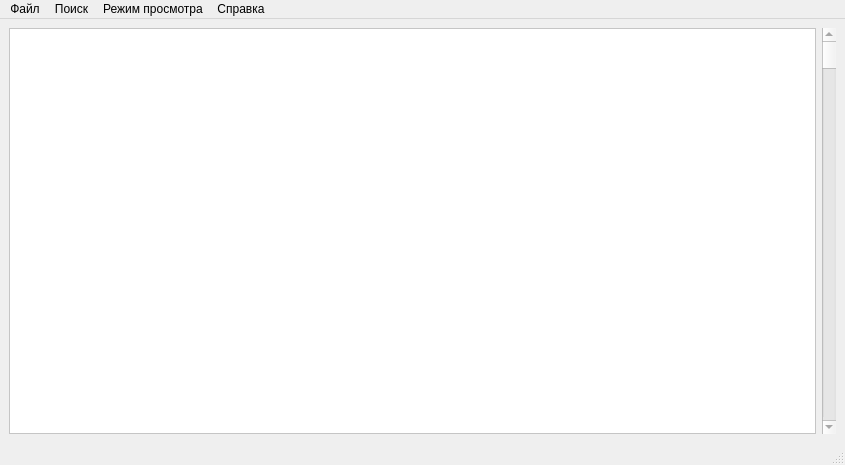
<?xml version="1.0" encoding="UTF-8"?>
<ui version="4.0">
 <class>MainWindow</class>
 <widget class="QMainWindow" name="MainWindow">
  <property name="geometry">
   <rect>
    <x>0</x>
    <y>0</y>
    <width>845</width>
    <height>465</height>
   </rect>
  </property>
  <property name="palette">
   <palette>
    <active>
     <colorrole role="WindowText">
      <brush brushstyle="SolidPattern">
       <color alpha="255">
        <red>170</red>
        <green>0</green>
        <blue>127</blue>
       </color>
      </brush>
     </colorrole>
    </active>
    <inactive>
     <colorrole role="WindowText">
      <brush brushstyle="SolidPattern">
       <color alpha="255">
        <red>0</red>
        <green>0</green>
        <blue>0</blue>
       </color>
      </brush>
     </colorrole>
    </inactive>
    <disabled>
     <colorrole role="WindowText">
      <brush brushstyle="SolidPattern">
       <color alpha="255">
        <red>120</red>
        <green>120</green>
        <blue>120</blue>
       </color>
      </brush>
     </colorrole>
    </disabled>
   </palette>
  </property>
  <property name="focusPolicy">
   <enum>Qt::WheelFocus</enum>
  </property>
  <property name="windowTitle">
   <string>Text Viewer</string>
  </property>
  <widget class="QWidget" name="centralwidget">
   <layout class="QGridLayout" name="gridLayout">
    <item row="0" column="0">
     <layout class="QVBoxLayout" name="verticalLayout_2">
      <item>
       <layout class="QHBoxLayout" name="horizontalLayout">
        <item>
         <widget class="QTextBrowser" name="textBrowser">
          <property name="enabled">
           <bool>true</bool>
          </property>
          <property name="sizePolicy">
           <sizepolicy hsizetype="Expanding" vsizetype="Expanding">
            <horstretch>0</horstretch>
            <verstretch>0</verstretch>
           </sizepolicy>
          </property>
          <property name="minimumSize">
           <size>
            <width>800</width>
            <height>400</height>
           </size>
          </property>
          <property name="baseSize">
           <size>
            <width>1000</width>
            <height>500</height>
           </size>
          </property>
          <property name="palette">
           <palette>
            <active>
             <colorrole role="WindowText">
              <brush brushstyle="SolidPattern">
               <color alpha="255">
                <red>0</red>
                <green>0</green>
                <blue>0</blue>
               </color>
              </brush>
             </colorrole>
             <colorrole role="Button">
              <brush brushstyle="SolidPattern">
               <color alpha="255">
                <red>255</red>
                <green>255</green>
                <blue>255</blue>
               </color>
              </brush>
             </colorrole>
             <colorrole role="Window">
              <brush brushstyle="SolidPattern">
               <color alpha="255">
                <red>255</red>
                <green>255</green>
                <blue>255</blue>
               </color>
              </brush>
             </colorrole>
             <colorrole role="Highlight">
              <brush brushstyle="SolidPattern">
               <color alpha="255">
                <red>255</red>
                <green>255</green>
                <blue>0</blue>
               </color>
              </brush>
             </colorrole>
             <colorrole role="PlaceholderText">
              <brush brushstyle="SolidPattern">
               <color alpha="255">
                <red>0</red>
                <green>0</green>
                <blue>0</blue>
               </color>
              </brush>
             </colorrole>
            </active>
            <inactive>
             <colorrole role="WindowText">
              <brush brushstyle="SolidPattern">
               <color alpha="255">
                <red>0</red>
                <green>0</green>
                <blue>0</blue>
               </color>
              </brush>
             </colorrole>
             <colorrole role="Button">
              <brush brushstyle="SolidPattern">
               <color alpha="255">
                <red>255</red>
                <green>255</green>
                <blue>255</blue>
               </color>
              </brush>
             </colorrole>
             <colorrole role="Window">
              <brush brushstyle="SolidPattern">
               <color alpha="255">
                <red>255</red>
                <green>255</green>
                <blue>255</blue>
               </color>
              </brush>
             </colorrole>
             <colorrole role="Highlight">
              <brush brushstyle="SolidPattern">
               <color alpha="255">
                <red>255</red>
                <green>255</green>
                <blue>0</blue>
               </color>
              </brush>
             </colorrole>
             <colorrole role="PlaceholderText">
              <brush brushstyle="SolidPattern">
               <color alpha="255">
                <red>0</red>
                <green>0</green>
                <blue>0</blue>
               </color>
              </brush>
             </colorrole>
            </inactive>
            <disabled>
             <colorrole role="WindowText">
              <brush brushstyle="SolidPattern">
               <color alpha="255">
                <red>0</red>
                <green>0</green>
                <blue>0</blue>
               </color>
              </brush>
             </colorrole>
             <colorrole role="Button">
              <brush brushstyle="SolidPattern">
               <color alpha="255">
                <red>255</red>
                <green>255</green>
                <blue>255</blue>
               </color>
              </brush>
             </colorrole>
             <colorrole role="Window">
              <brush brushstyle="SolidPattern">
               <color alpha="255">
                <red>255</red>
                <green>255</green>
                <blue>255</blue>
               </color>
              </brush>
             </colorrole>
             <colorrole role="Highlight">
              <brush brushstyle="SolidPattern">
               <color alpha="255">
                <red>255</red>
                <green>255</green>
                <blue>0</blue>
               </color>
              </brush>
             </colorrole>
             <colorrole role="PlaceholderText">
              <brush brushstyle="SolidPattern">
               <color alpha="255">
                <red>0</red>
                <green>0</green>
                <blue>0</blue>
               </color>
              </brush>
             </colorrole>
            </disabled>
           </palette>
          </property>
          <property name="font">
           <font>
            <family>Courier New</family>
           </font>
          </property>
          <property name="mouseTracking">
           <bool>false</bool>
          </property>
          <property name="focusPolicy">
           <enum>Qt::NoFocus</enum>
          </property>
          <property name="acceptDrops">
           <bool>false</bool>
          </property>
          <property name="autoFillBackground">
           <bool>false</bool>
          </property>
          <property name="styleSheet">
           <string notr="true">background-color: rgb(255, 255, 255);
color: rgb(0, 0, 0);
selection-background-color: rgb(255, 255, 0);</string>
          </property>
          <property name="verticalScrollBarPolicy">
           <enum>Qt::ScrollBarAlwaysOff</enum>
          </property>
          <property name="horizontalScrollBarPolicy">
           <enum>Qt::ScrollBarAlwaysOff</enum>
          </property>
          <property name="sizeAdjustPolicy">
           <enum>QAbstractScrollArea::AdjustToContents</enum>
          </property>
          <property name="acceptRichText">
           <bool>false</bool>
          </property>
          <property name="textInteractionFlags">
           <set>Qt::TextSelectableByKeyboard|Qt::TextSelectableByMouse</set>
          </property>
          <property name="placeholderText">
           <string/>
          </property>
         </widget>
        </item>
        <item>
         <widget class="QScrollBar" name="verticalScrollBar">
          <property name="enabled">
           <bool>false</bool>
          </property>
          <property name="focusPolicy">
           <enum>Qt::NoFocus</enum>
          </property>
          <property name="acceptDrops">
           <bool>false</bool>
          </property>
          <property name="maximum">
           <number>999999999</number>
          </property>
          <property name="orientation">
           <enum>Qt::Vertical</enum>
          </property>
         </widget>
        </item>
       </layout>
      </item>
     </layout>
    </item>
   </layout>
  </widget>
  <widget class="QMenuBar" name="menubar">
   <property name="geometry">
    <rect>
     <x>0</x>
     <y>0</y>
     <width>845</width>
     <height>22</height>
    </rect>
   </property>
   <widget class="QMenu" name="menu">
    <property name="title">
     <string>Файл</string>
    </property>
    <addaction name="action"/>
    <addaction name="action_2"/>
    <addaction name="separator"/>
    <addaction name="action_3"/>
   </widget>
   <widget class="QMenu" name="menu_2">
    <property name="title">
     <string>Поиск</string>
    </property>
    <addaction name="action_4"/>
   </widget>
   <widget class="QMenu" name="menu_3">
    <property name="title">
     <string>Справка</string>
    </property>
    <addaction name="action_6"/>
   </widget>
   <widget class="QMenu" name="menu_4">
    <property name="title">
     <string>Режим просмотра</string>
    </property>
    <addaction name="action_hex"/>
    <addaction name="action_7"/>
    <addaction name="action_5"/>
   </widget>
   <addaction name="menu"/>
   <addaction name="menu_2"/>
   <addaction name="menu_4"/>
   <addaction name="menu_3"/>
  </widget>
  <widget class="QStatusBar" name="statusbar"/>
  <action name="action">
   <property name="text">
    <string>Открыть файл</string>
   </property>
   <property name="shortcut">
    <string>Alt+O</string>
   </property>
  </action>
  <action name="action_2">
   <property name="enabled">
    <bool>false</bool>
   </property>
   <property name="text">
    <string>Закрыть файл</string>
   </property>
   <property name="shortcut">
    <string>Alt+X</string>
   </property>
  </action>
  <action name="action_3">
   <property name="text">
    <string>Выйти из приложения</string>
   </property>
   <property name="shortcut">
    <string>Alt+Q</string>
   </property>
  </action>
  <action name="action_4">
   <property name="enabled">
    <bool>false</bool>
   </property>
   <property name="text">
    <string>Искать значение/строку...</string>
   </property>
   <property name="shortcut">
    <string>Alt+F</string>
   </property>
  </action>
  <action name="action_6">
   <property name="text">
    <string>О программе</string>
   </property>
   <property name="shortcut">
    <string>F1</string>
   </property>
  </action>
  <action name="action_hex">
   <property name="checkable">
    <bool>true</bool>
   </property>
   <property name="checked">
    <bool>true</bool>
   </property>
   <property name="text">
    <string>Код HEX</string>
   </property>
   <property name="shortcut">
    <string>Alt+H</string>
   </property>
  </action>
  <action name="action_7">
   <property name="checkable">
    <bool>true</bool>
   </property>
   <property name="text">
    <string>Текст без учета спецсимволов</string>
   </property>
   <property name="shortcut">
    <string>Alt+S</string>
   </property>
  </action>
  <action name="action_5">
   <property name="checkable">
    <bool>true</bool>
   </property>
   <property name="text">
    <string>Текс с учетом спецсимволов</string>
   </property>
  </action>
 </widget>
 <resources/>
 <connections/>
</ui>
